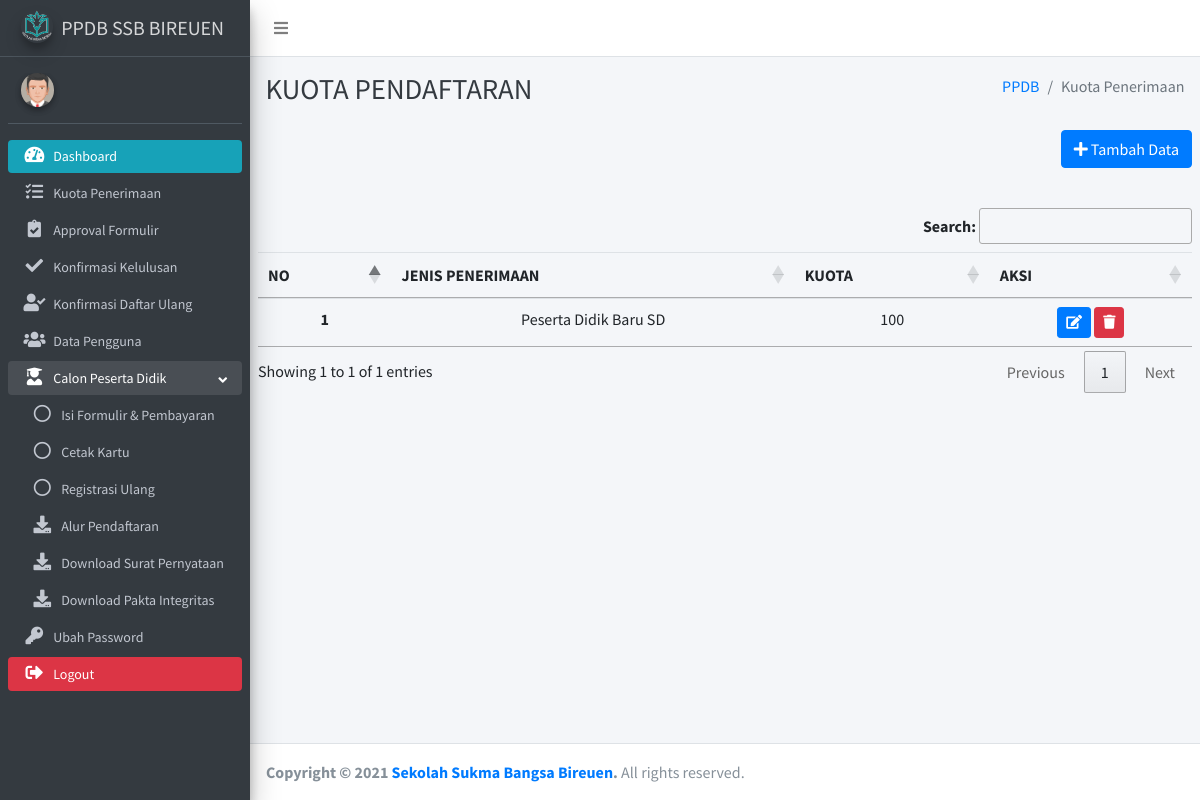
Before: /index.php/home/kuota with the older database file.
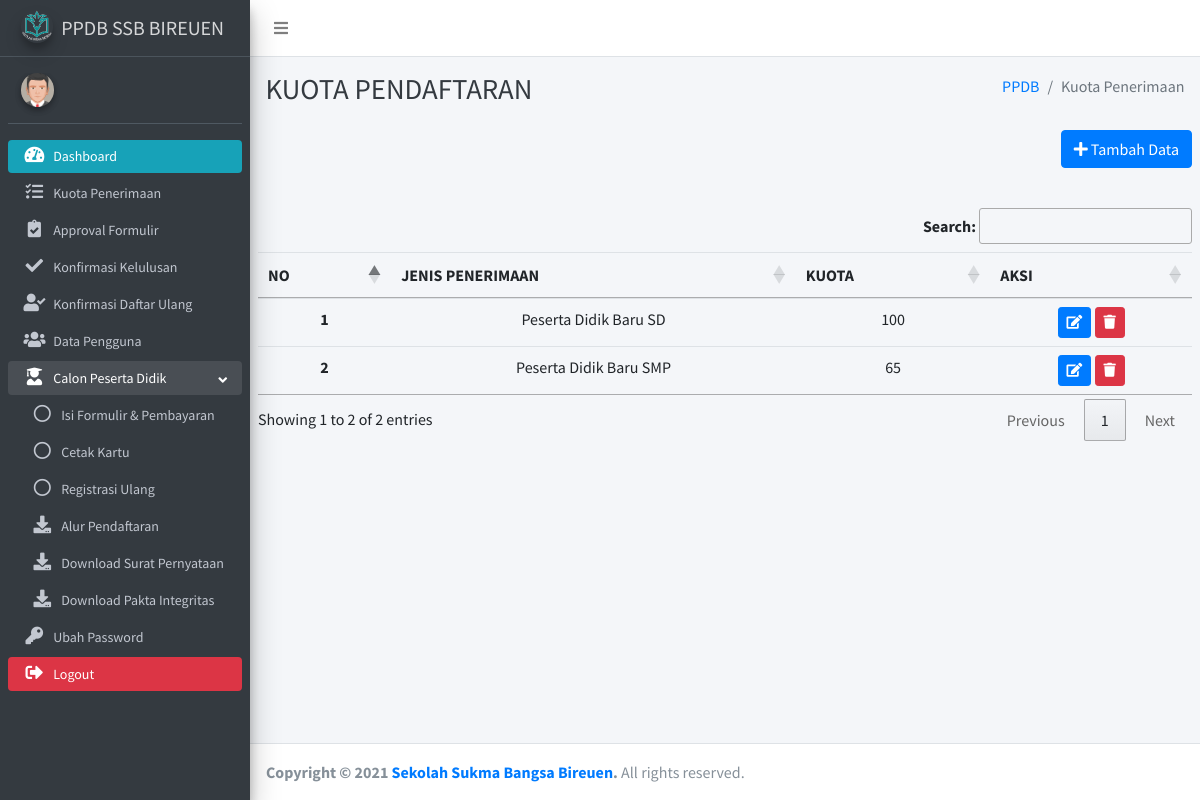
After: the same page with the newer database file.
### tables this page shows
CREATE TABLE `kuota` (
  `id` int(11) NOT NULL,
  `jenis` varchar(255) NOT NULL,
  `kuota` int(5) NOT NULL
);

### application/controllers/Home.php (called while the page is built, shortened)
<?php
class Home extends CI_Controller {
	public function kuota()
	{
		$data['kuota'] = $this->M_ppdb->tampil_data_kuota()->result();
		$this->load->view('template/header');
		$this->load->view('template/sidebar');
		$this->load->view('kuota',$data);
		$this->load->view('template/footer');
	}
}

### index.php (called while the page is built, shortened)
<?php
require_once BASEPATH.'core/CodeIgniter.php';

### application/models/M_ppdb.php (called while the page is built, shortened)
<?php
class M_ppdb extends CI_Model{
    public function tampil_data_kuota(){
        return $this->db->get('kuota');
     }
}
?>

### application/views/kuota.php (the view, shortened to what this page needs)
<div class="content-wrapper">
 <div class="content-header">
      <div class="container-fluid">
        <div class="row mb-2">
          <div class="col-sm-6">
            <h1 class="m-0 text-dark">KUOTA PENDAFTARAN</h1>
          </div>
          <div class="col-sm-6">
            <ol class="breadcrumb float-sm-right">
              <li class="breadcrumb-item"><a href="#">PPDB</a></li>
              <li class="breadcrumb-item active">Kuota Penerimaan</li>
            </ol>
          </div>
        </div>
      </div>
    </div>
    <div class="content">
    <p align="right">
    <button type="button" class="btn btn-primary" data-toggle="modal" data-target="#exampleModal">
    <i class="fa fa-plus"></i> Tambah Data</button><br><br></p>
    <table class="table table-hover" id="example">
          <thead class="text-center">
            <tr>
              <th scope="col">NO</th>
              <th scope="col">JENIS PENERIMAAN</th>
              <th scope="col">KUOTA</th>
              <th scope="col">AKSI</th>
            </tr>
          </thead>
          <tbody>
          <?php $i = 1;
	        foreach ($kuota as $data) : ?>
		<tr class="nomor text-center">
            <th scope="row"><?php echo $i ;?></th>
            <td><?php echo $data->jenis;?></td>
            <td><?php echo $data->kuota;?></td>
            <td><?php echo anchor('home/editkuota/'.$data->id,'<div class="btn btn-primary btn-sm"><i class="fa fa-edit"></i></div>')?> <?php echo anchor('home/hapuskuota/'.$data->id,'<div class="btn btn-danger btn-sm"><i class="fa fa-trash"></i></div>')?></td>
		</tr>
		<?php $i++; ?>
	<?php endforeach ;?>
          </tbody>
        </table>
    </div>
</div>
</div>

### application/views/template/header.php (shortened to what this page needs)
<!DOCTYPE html>
<html>
<head>
  <link rel="stylesheet" href="<?php echo base_url()?>asset/plugins/fontawesome-free/css/all.min.css">
  <link rel="stylesheet" href="https://code.ionicframework.com/ionicons/2.0.1/css/ionicons.min.css">
  <link rel="stylesheet" href="<?php echo base_url()?>asset/plugins/tempusdominus-bootstrap-4/css/tempusdominus-bootstrap-4.min.css">
  <link rel="stylesheet" href="<?php echo base_url()?>asset/plugins/icheck-bootstrap/icheck-bootstrap.min.css">
  <link rel="stylesheet" href="<?php echo base_url()?>asset/plugins/jqvmap/jqvmap.min.css">
  <link rel="stylesheet" href="<?php echo base_url()?>asset/dist/css/adminlte.min.css">
  <link rel="stylesheet" href="<?php echo base_url()?>asset/plugins/overlayScrollbars/css/OverlayScrollbars.min.css">
  <link rel="stylesheet" href="<?php echo base_url()?>asset/plugins/daterangepicker/daterangepicker.css">
  <link rel="stylesheet" href="<?php echo base_url()?>asset/plugins/summernote/summernote-bs4.css">
  <link rel="stylesheet" type="text/css" href="//cdn.datatables.net/1.10.22/css/jquery.dataTables.min.css">
  <link rel="stylesheet" type="text/css" href="https://cdn.datatables.net/1.10.22/css/jquery.dataTables.css">
</head>
<body class="hold-transition sidebar-mini layout-fixed">
<div class="wrapper">
  <nav class="main-header navbar navbar-expand navbar-white navbar-light">
    <ul class="navbar-nav">
      <li class="nav-item">
        <a class="nav-link" data-widget="pushmenu" href="#" role="button"><i class="fas fa-bars"></i></a>
      </li>
    </ul>
  </nav>

### application/views/template/sidebar.php (shortened to what this page needs)
<aside class="main-sidebar sidebar-dark-primary elevation-4">
   <a href="<?php echo base_url()?>dashboard" class="brand-link">
     <img src="<?php echo base_url()?>logo.png" alt="AdminLTE Logo" class="brand-image img-circle elevation-3"
          style="opacity: .8">
     <span class="brand-text font-weight-light"><b>PPDB SSB BIREUEN</b></span>
   </a>
   <div class="sidebar">
     <div class="user-panel mt-3 pb-3 mb-3 d-flex">
       <div class="image">
         <img src="<?php echo base_url()?>asset/dist/img/adit.jpg" class="img-circle elevation-2" alt="User Image">
       </div>
       <div class="info">
       </div>
     </div>
     <nav class="mt-2 text-sm">
       <ul class="nav nav-pills nav-sidebar flex-column nav-child-indent" data-widget="treeview" role="menu" data-accordion="false">
              <li class="nav-item ">
           <a href="<?=base_url('home/dashboard');?>" class="nav-link bg-info">
             <i class="nav-icon fa fa-tachometer-alt"></i>
             <p>
               Dashboard
             </p>
           </a>
         </li>
         <li class="nav-item ">
           <a href="<?=base_url('home/kuota');?>" class="nav-link">
             <i class="nav-icon fa fa-tasks"></i>
             <p>
               Kuota Penerimaan
             </p>
           </a>
         </li>
         <li class="nav-item ">
           <a href="<?=base_url('home/approve_formulir');?>" class="nav-link">
             <i class="nav-icon fa fa-clipboard-check"></i>
             <p>
               Approval Formulir
             </p>
           </a>
         </li>
         <li class="nav-item ">
           <a href="<?=base_url('dashboard/datarumahmakanapproval');?>" class="nav-link">
             <i class="nav-icon fa fa-check"></i>
             <p>
               Konfirmasi Kelulusan
             </p>
           </a>
         </li>
         <li class="nav-item ">
           <a href="<?=base_url('dashboard/datameja');?>" class="nav-link">
             <i class="nav-icon fa fa-user-check"></i>
             <p>
               Konfirmasi Daftar Ulang
             </p>
           </a>
         </li>
         <li class="nav-item ">
           <a href="<?=base_url('dashboard/datamenu');?>" class="nav-link">
             <i class="nav-icon fa fa-users"></i>
             <p>
               Data Pengguna
             </p>
           </a>
         </li>
         <li class="nav-item has-treeview menu-open">
           <a href="#" class="nav-link">
             <i class="nav-icon fas fa-user-graduate"></i>
             <p>
               Calon Peserta Didik
               <i class="right fas fa-angle-left"></i>
             </p>
           </a>
           <ul class="nav nav-treeview">
             <li class="nav-item">
               <a href="<?=base_url('dashboard/datareservasi');?>" class="nav-link">
                 <i class="far fa-circle nav-icon"></i>
                 <p>Isi Formulir & Pembayaran</p>
               </a>
             </li>
             <li class="nav-item">
               <a href="<?=base_url('dashboard/datariwayatreservasi');?>" class="nav-link">
                 <i class="far fa-circle nav-icon"></i>
                 <p>Cetak Kartu</p>
               </a>
             </li>
             <li class="nav-item">
               <a href="<?=base_url('dashboard/datariwayatreservasi');?>" class="nav-link">
                 <i class="far fa-circle nav-icon"></i>
                 <p>Registrasi Ulang</p>
               </a>
             </li>
             <li class="nav-item">
               <a href="<?=base_url('dashboard/datariwayatreservasi');?>" class="nav-link">
                 <i class="fa fa-download nav-icon"></i>
                 <p>Alur Pendaftaran</p>
               </a>
             </li>
             <li class="nav-item">
               <a href="<?=base_url('dashboard/datariwayatreservasi');?>" class="nav-link">
                 <i class="fa fa-download nav-icon"></i>
                 <p>Download Surat Pernyataan</p>
               </a>
             </li>
             <li class="nav-item">
               <a href="<?=base_url('dashboard/datariwayatreservasi');?>" class="nav-link">
                 <i class="fa fa-download nav-icon"></i>
                 <p>Download Pakta Integritas</p>
               </a>
             </li>
             </ul>
             </li>
         <li class="nav-item ">
           <a href="<?=base_url('dashboard/dataprofilpengguna');?>" class="nav-link">
             <i class="nav-icon fa fa-key"></i>
             <p>
               Ubah Password
             </p>
           </a>
         </li>
         <li class="nav-item">
           <a href="<?= base_url('dashboard/logout')?>" class="nav-link bg-danger">
             <i class="nav-icon fa fa-sign-out-alt"></i>
             <p>
               Logout
             </p>
           </a>
         </li>
       </ul>
     </nav>
   </div>
 </aside>

### application/views/template/footer.php (shortened to what this page needs)
<footer class="main-footer">
    <strong>Copyright &copy; 2021 <a href="#">Sekolah Sukma Bangsa Bireuen</a>.</strong>
    All rights reserved.
  </footer>

Changed rows visible on the page:
added kuota: jenis "Peserta Didik Baru SMP", kuota "65"
Other visible differences:
text written by a page script: "Search: Showing 1 to 1 of 1 entries Previous 1 Next" → "Search: Showing 1 to 2 of 2 entries Previous 1 Next"
